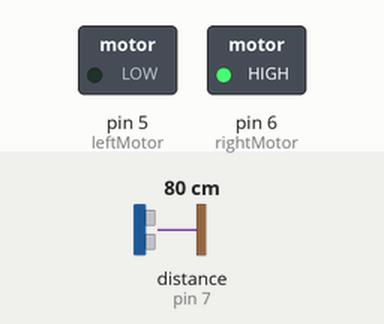
Bench run of a sketch on a simulated Arduino Uno, built with avr-gcc and run on an emulated ATmega328P. Shown: switched loads named in the sketch (green lamp = pin HIGH). Wiring (inferred from the names in the program): ultrasonic range finder: trigger pin 8; echo pin 7. Inputs (shaded band) come from the test bench; at power-on: distance to the obstacle (sensor on pin 7) 80 cm. The echo pulse lasts 58.3 µs per cm; pins used as bus, display or sensor lines are not drawn.

Above: at 1.2 s.
1.3 s: distance to the obstacle (sensor on pin 7) set to 196 cm
2.8 s: distance to the obstacle (sensor on pin 7) set to 203 cm
At 4.0 s:
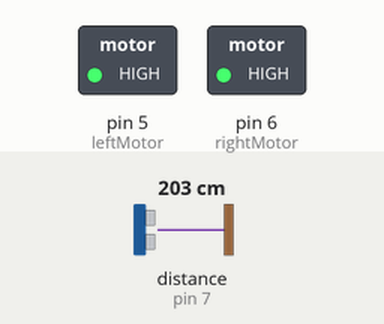
4.4 s: distance to the obstacle (sensor on pin 7) set to 106 cm
5.9 s: distance to the obstacle (sensor on pin 7) set to 96 cm
At 6.4 s:
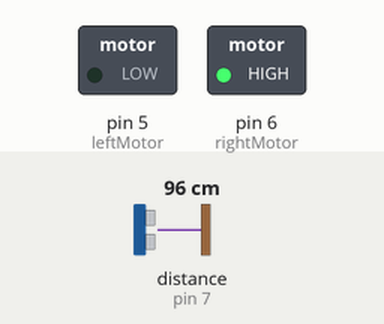
7.5 s: distance to the obstacle (sensor on pin 7) set to 250 cm
At 8.1 s:
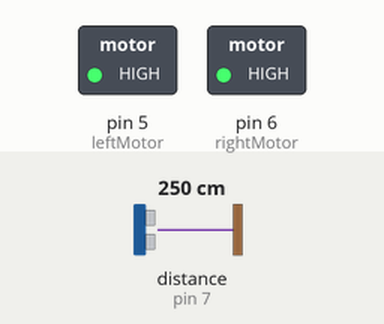
Timing chart, 0 to 10.0 s (numbered marks = the images above; inputs shaded):
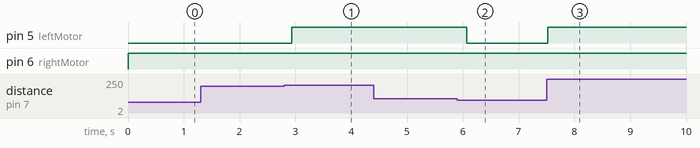

The sketch:

_23_Arduino_Robot.ino
```cpp
const int trigPin = 8;
const int echoPin = 7;
const int leftMotor = 5;
const int rightMotor = 6;

void setup() {
pinMode(trigPin, OUTPUT);
pinMode(echoPin, INPUT);
pinMode(leftMotor, OUTPUT);
pinMode(rightMotor, OUTPUT);

digitalWrite(leftMotor, LOW); // Turn the motors off right away so it doesn’t start moving
digitalWrite(rightMotor, LOW);
}

void loop() {
long duration, distance;

// In order to measure a distance, we first send a trigger
digitalWrite(trigPin, LOW);
delayMicroseconds(2);
digitalWrite(trigPin, HIGH);
delayMicroseconds(10);
digitalWrite(trigPin, LOW);

// After sending the trigger, wait for the echo
duration = pulseIn(echoPin, HIGH);

// The distance in CM is related to the time until the echo arrived
distance = (duration/2) / 29.1;

// Ignore distances less than zero
if ( (distance > 200) || (distance < 0))
{
digitalWrite(leftMotor, HIGH);
digitalWrite(rightMotor, HIGH);
}

// Turn if the nearest obstacle is closer than 1M

else if (distance < 100)
{
digitalWrite(leftMotor, LOW);
digitalWrite(rightMotor, HIGH);
}

// wait a moment
delay(200);
}
```

Measured:
- the behaviour switches between 200 and 201 cm on distance to the obstacle (sensor on pin 7) (found by bisection; images 0 and 1)
- the behaviour switches between 101 and 100 cm on distance to the obstacle (sensor on pin 7) (found by bisection; images 1 and 2)
- after the input at 1.3 s, every drawn part: stays the same
- after the input at 2.8 s, pin 5 (leftMotor): LOW → HIGH after 0.13 s
- after the input at 4.4 s, every drawn part: stays the same
- after the input at 5.9 s, pin 5 (leftMotor): HIGH → LOW after 0.17 s
- after the input at 7.5 s, pin 5 (leftMotor): LOW → HIGH at once
